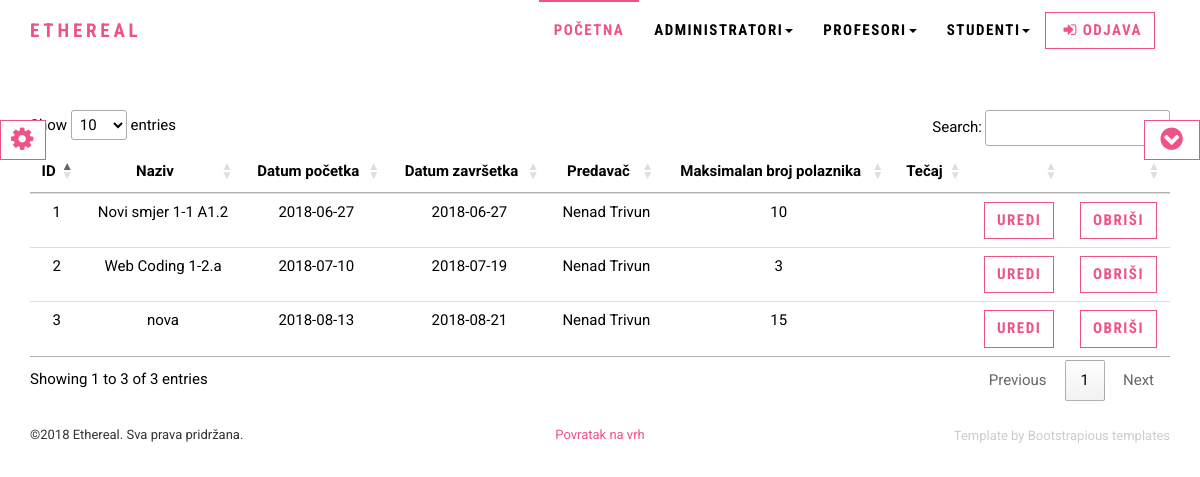
The page /php/groups.php (signed in) on the database as committed earlier.
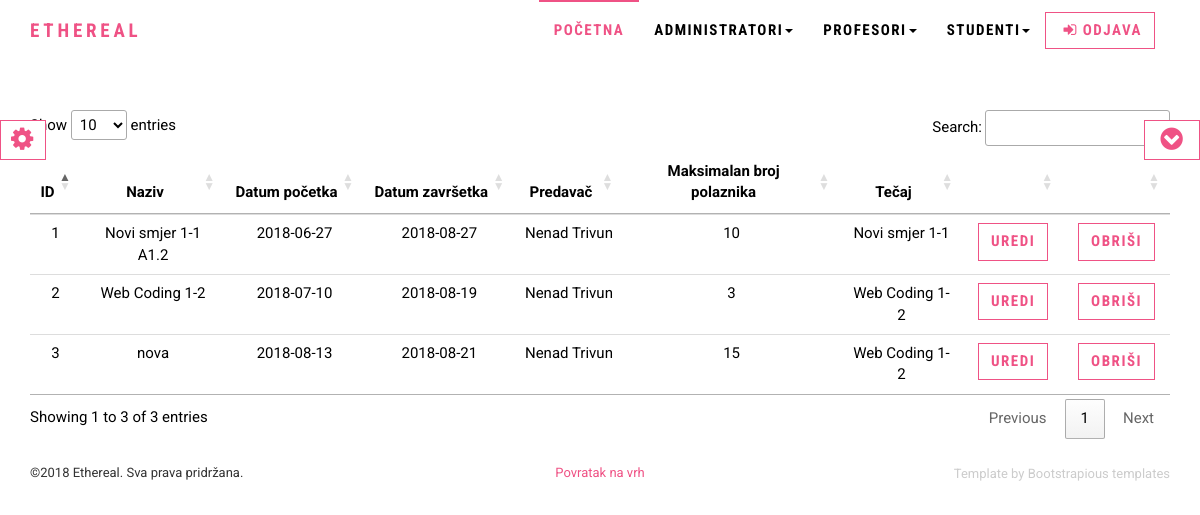
The same page on the database as committed later.
### tables this page shows
CREATE TABLE `grupa` (
  `id` int(11) NOT NULL,
  `naziv` varchar(100) NOT NULL,
  `datum_pocetka` date NOT NULL,
  `datum_zavrsetka` date NOT NULL,
  `id_predavac_fk` int(11) NOT NULL,
  `max_polaznika` int(11) NOT NULL,
  `id_tecaj_fk` int(11) NOT NULL
);

CREATE TABLE `users` (
  `id` int(11) NOT NULL,
  `ime` varchar(30) NOT NULL,
  `prezime` varchar(30) NOT NULL,
  `username` varchar(255) NOT NULL,
  `password` varchar(255) NOT NULL,
  `oib` varchar(11) NOT NULL,
  `email` varchar(255) NOT NULL,
  `telefon` varchar(50) NOT NULL,
  `adresa` varchar(50) NOT NULL,
  `id_mjesto_fk` int(50) NOT NULL,
  `datum_rodjenja` date NOT NULL,
  `id_status_fk` int(11) NOT NULL
);

CREATE TABLE `tecaj` (
  `id` int(11) NOT NULL,
  `smjer` varchar(100) NOT NULL,
  `broj_sati` int(11) NOT NULL,
  `cijena` float(10,2) NOT NULL
);

### php/groups.php (the view, shortened to what this page needs)
<?php
$con = spajanje();
if($_SESSION['role'] !== "1"){
	die('<div class="alert" style="background:yellow;">
	<a href="index.php" class="close" data-dismiss="alert" aria-label="close">
	&times;
	</a>
	<strong>Nemate ovlasti za pristup ovoj stranici!</strong>
	</div>');
}
else{
$sql = "SELECT grupa.id, grupa.naziv, grupa.datum_pocetka, grupa.datum_zavrsetka, grupa.max_polaznika, users.ime, users.prezime, tecaj.smjer
FROM grupa
INNER JOIN users ON users.id = grupa.id_predavac_fk
INNER JOIN tecaj ON tecaj.id = grupa.id_tecaj_fk ;";
$result = mysqli_query($con, $sql);
require_once "includes/header.php";
if (mysqli_num_rows($result)>0){
	echo '
	<table id = "table" class="table table-hover">
		<thead>
			<tr>
				<th>ID</th>
				<th>Naziv</th>
				<th>Datum početka</th>
				<th>Datum završetka</th>
                <th>Predavač</th>
				<th>Maksimalan broj polaznika</th>
                <th>Tečaj</th>
				<th></th>
				<th></th>
			</tr>
		</thead>
		<tbody>';
	while($group = mysqli_fetch_assoc($result)){
		echo "
			<tr>
				<td>".$group['id']."</td>
				<td>".$group['naziv']."</td>
				<td>".$group['datum_pocetka']."</td>
				<td>".$group['datum_zavrsetka']."</td>
				<td>".$group['ime']." ".$group['prezime']."</td>
				<td>".$group['max_polaznika']."</td>
				<td>".$group['smjer']."</td>
				<td>
					<a href='user.php?id=".$group["id"]."'><button class = 'btn btn-primary' value = 'uredi' name='uredi' id='uredi''>Uredi</button></a>
				</td>
				<td>
					<a href='users.php?obrisi=true&id=".$group['id']."' onclick='return confirm(\"Jeste li sigurni da zelite obrisati grupu?\")'>
                        <button class = 'btn btn-primary' value = 'obrisi' name='obrisi' id='obrisi'>Obriši</button>
                    </a>
				</td>
			</tr>";
	}
	echo "</tbody></table>";
}
else {
	echo "<p>U bazi nema rezultata za ovaj upit: $sql </p>";
}
}
require "includes/footer.php";
?>

Rows that differ between the two databases and show on the page:
changed grupa "Novi smjer 1-1 A1.2": datum_zavrsetka "2018-06-27" → "2018-08-27"; id_tecaj_fk.smjer (not shown) → "Novi smjer 1-1"
changed grupa id 2: naziv "Web Coding 1-2.a" → "Web Coding 1-2"; datum_zavrsetka "2018-07-19" → "2018-08-19"; id_tecaj_fk.smjer (not shown) → "Web Coding 1-2"
changed through a linked row, grupa "nova": id_tecaj_fk.smjer (not shown) → "Web Coding 1-2"
